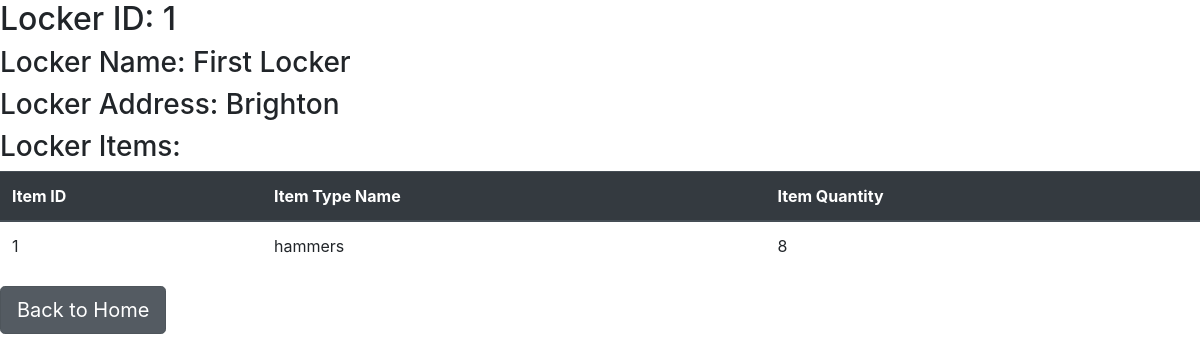
/locker/1, run on the app's committed database.
### inpro_home/models.py (models this page shows, shortened)
class Locker(models.Model):
    name = models.CharField(max_length=100)
    address = models.CharField(max_length=100)

class Item(models.Model):
    itemType = models.ForeignKey(ItemType, on_delete=models.CASCADE)
    locker = models.ForeignKey(Locker, on_delete=models.CASCADE)
    quantity = models.IntegerField(default=0)
    class Meta:
        unique_together = ('itemType', 'locker')

class ItemType(models.Model):
    name = models.CharField(max_length=100)
    description = models.TextField()

### inpro_home/views.py (the view)
# urls.py: path('locker/<int:pk>', LockerDetailView.as_view(), name='locker-detail')
class LockerDetailView(DetailView):
    model = Locker
    def get_context_data(self, **kwargs):
        context = super(LockerDetailView, self).get_context_data(**kwargs)
        context['items'] = Item.objects.filter(locker=self.object)
        return context

### inpro_home/templates/inpro_home/locker_detail.html
{% extends "inpro_home/base.html" %}
{% block content %}
<article class = "media content-section">
    <div class="media-body">
        <h2>Locker ID: {{ object.id }}</h2>
        <h3>Locker Name: {{ object.name }}</h3>
        <h3>Locker Address: {{ object.address }}</h3>
        <h3>Locker Items:</h3>
        <table class="table">
            <thead class="thead-dark">
            <tr>
                <th scope="col">Item ID</th>
                <th scope="col">Item Type Name</th>
                <th scope="col">Item Quantity</th>
            </tr>
            </thead>
            <tbody>
                {% for item in items %}
                <tr>
                    <td>{{ item.id }}</td>
                    <td>{{ item.itemType.name }}</td>
                    <td>{{ item.quantity }}</td>
                </tr>
                {% endfor %}
            </tbody>
        </table>
        <a href="{% url 'inpro-home'  %}" class="btn btn-secondary btn-lg active" role="button" aria-pressed="true">Back to Home</a>
    </div>
</article>
{% endblock content %}

### data on the page
Locker: id "1", name "First Locker", address "Brighton"
Item: id "1", itemType.name "hammers", quantity "8"
